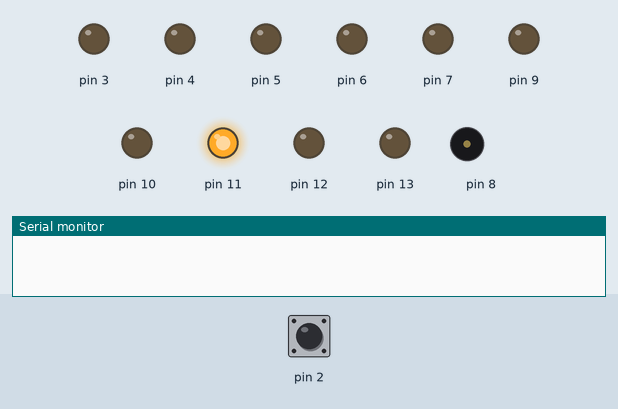
This sketch was run on a simulated Arduino Uno, built with avr-gcc and run on an emulated ATmega328P. Shown: output pins drawn as LEDs (lit = HIGH), buzzer (waves = sounding), the last lines printed to the serial monitor. Dashed ring = blinking. The test bench sets the inputs (shaded band); at power-on: pin 2 HIGH.

Above: at 1.0 s.
1.5 s: pin 2 pulled LOW for 0.15 s
At 2.4 s:
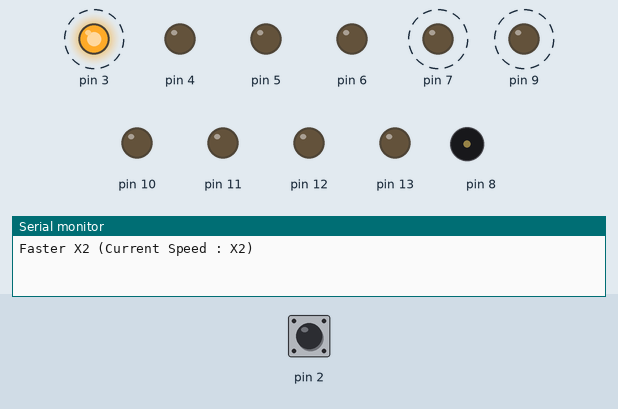
4.5 s: pin 2 pulled LOW for 3.2 s
At 8.8 s:
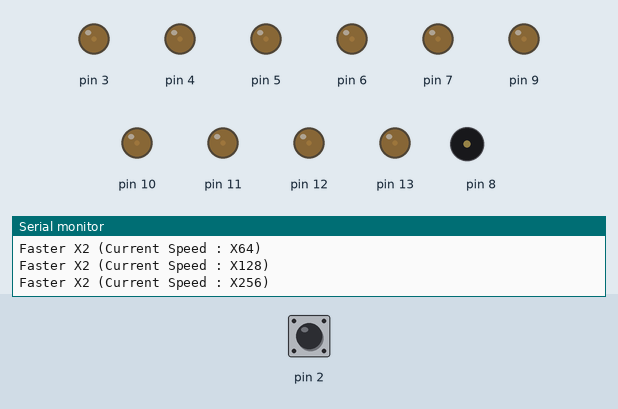
9.6 s: pin 2 pulled LOW for 1 s
At 10.43 s:
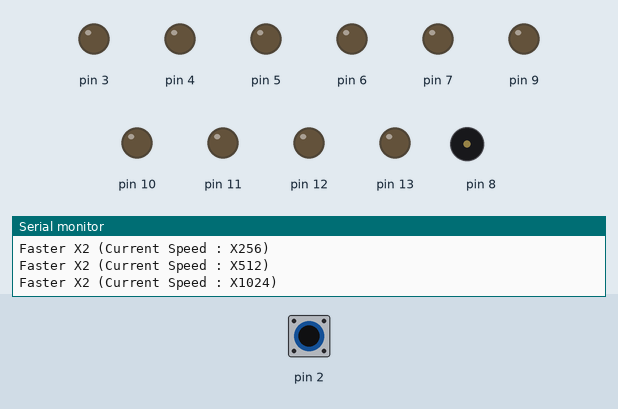
Timing chart, 0 to 12.6 s (numbered marks = the images above; inputs shaded):
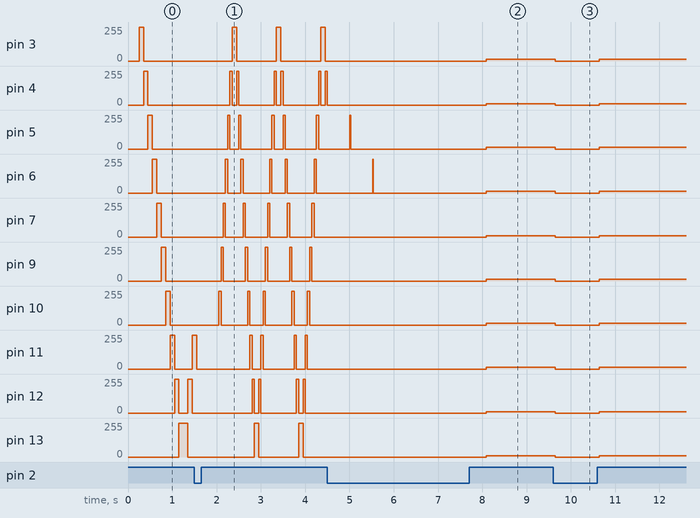

The sketch:

60080501622-Q1-MDT112.ino
```cpp
void setup(){
    Serial.begin(9600);
    pinMode(2,INPUT_PULLUP);
    pinMode(3,OUTPUT);
    pinMode(4,OUTPUT);
    pinMode(5,OUTPUT);
    pinMode(6,OUTPUT);
    pinMode(7,OUTPUT);
    pinMode(8,OUTPUT);
    pinMode(9,OUTPUT);
    pinMode(10,OUTPUT);
    pinMode(11,OUTPUT);
    pinMode(12,OUTPUT);
    pinMode(13,OUTPUT);
    for(int led = 3 ; led <= 13 ;led++)
    {

        pinMode(led,OUTPUT);

    }

    tone(8,200,500);
    delay(250);
    tone(8,400,100);

}

    int l = 3;
    int t = 100;
    int i = 1;


void loop(){

    for(l= 3 ; l <= 13 ; l++){

        if(l == 8){

            digitalWrite(l,0);
            continue;

        }

        digitalWrite(l,1);
        delay(t);
        digitalWrite(l,0);

        if ( digitalRead(2) == 0 ){

            i = i * 2;
            t = t / 2;
            Serial.println("Faster X2 (Current Speed : X" + String(i) + ")");
            tone(8,400,100);
            delay(500);
        }
    }

    for(l = 13 ; l >= 3 ; l--){

        if(l == 8){

            digitalWrite(l,0);
            continue;

        }

        digitalWrite(l,1);
        delay(t);
        digitalWrite(l,0);

        if ( digitalRead(2) == 0 ){

            i = i * 2;
            Serial.println("Faster X2 (Current Speed : X" + String(i) + ")");
            tone(8,400,100);
            t = t / 2;
            delay(500);
        }
    }
}
```

Measured:
- after the input at 1.5 s, pin 3: alternates 255/255 for 0.10 s and 0/255 for 0.90 s, starting after 0.85 s; tone on pin 8: silent → 400 Hz after 0.05 s, → silent 0.10 s later
- after the input at 4.5 s, tone on pin 8: alternates 400 Hz for 0.10 s and silent for 0.40 s, 14 changes in all, then stays silent, starting at once
- after the input at 9.6 s, pin 3: 13/255 → 0/255 after 0.05 s, → 13/255 0.99 s later; pin 4: 11/255 → 0/255 after 0.05 s, → 11/255 0.99 s later
